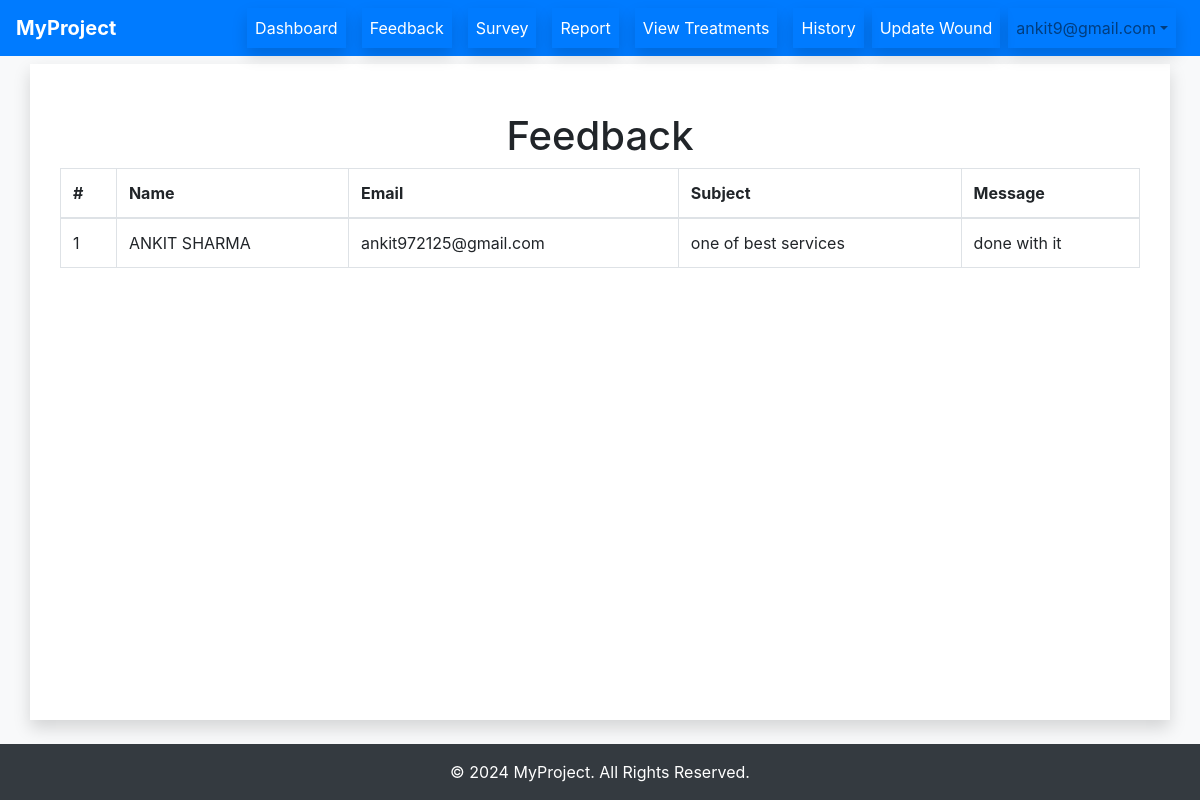
The app's page /viewfeedback/ (signed in) with its own data.
### main/models.py (models this page shows, shortened)
class Feedback(models.Model):
    name = models.CharField(max_length=100)
    email = models.EmailField()
    subject = models.CharField(max_length=100)
    message = models.TextField()

### main/decorators.py (the view)
    @login_required(login_url='/login/')
    def _wrapped_view(request, *args, **kwargs):
        try:
            request.user.patient
        except Patient.DoesNotExist:
            auth_logout(request)
            return HttpResponseRedirect(reverse('login'))
        return view_func(request, *args, **kwargs)

### main/views.py (called while the page is built)
@patient_required
def viewfeedback(request):
    feedbacks = Feedback.objects.all()
    return render(request, 'viewfeedback.html', {'feedbacks': feedbacks})

### templates/viewfeedback.html
{% extends 'base.html' %}
{% block content %}
<div class="container mt-5">
    <h1 class="text-center">Feedback</h1>
    <div class="table-responsive">
        <table class="table table-bordered table-hover">
            <thead>
                <tr>
                    <th>#</th>
                    <th>Name</th>
                    <th>Email</th>
                    <th>Subject</th>
                    <th>Message</th>
                </tr>
            </thead>
            <tbody>
                {% for feedback in feedbacks %}
                <tr>
                    <td>{{ forloop.counter }}</td>
                    <td>{{ feedback.name }}</td>
                    <td>{{ feedback.email }}</td>
                    <td>{{ feedback.subject }}</td>
                    <td>{{ feedback.message }}</td>
                </tr>
                {% endfor %}
            </tbody>
        </table>
    </div>
</div>
{% endblock %}

### templates/base.html (style rules this page uses)
html, body { height: 100%; margin: 0; }

### records on screen
Feedback: name "ANKIT SHARMA", email "ankit972125@gmail.com", subject "one of best services", message "done with it"

### other values on screen
{{ request.session.name }} "ankit9@gmail.com"
